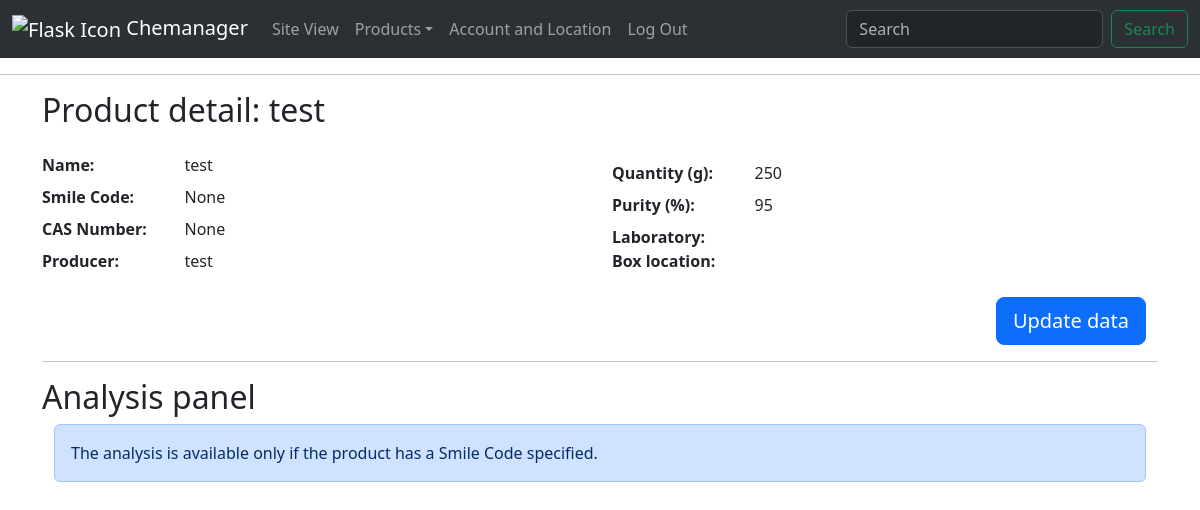
Before: /detail/17 (signed in) with the older database file.
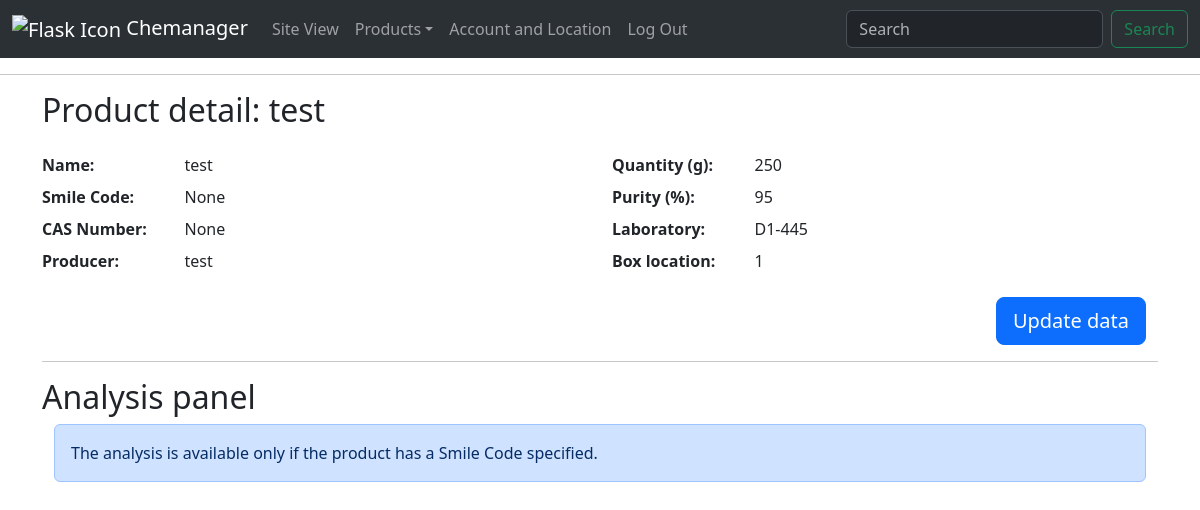
After: the same page with the newer database file.
### chemanager/models.py (models this page shows, shortened)
class Product(models.Model):
    id = models.AutoField(primary_key=True)
    smile = models.TextField(blank=True, null=True)
    name = models.CharField(max_length=100)
    quantity = models.DecimalField(
        max_digits=10, decimal_places=3, help_text="Quantity available in g"
    )
    purity = models.DecimalField(
        max_digits=4, decimal_places=1, null=True, help_text="in %"
    )
    cas_number = models.CharField(max_length=50, null=True)
    producer = models.CharField(max_length=200, null=True)
    location = models.ForeignKey(
        Box, on_delete=models.SET_NULL, related_name="products", null=True
    )
    creation_date = models.DateTimeField(auto_now_add=True)
    update_date = models.DateTimeField(auto_now=True)
    favorites = models.ManyToManyField(
        User, related_name="favorite_products", blank=True
    )

class Box(models.Model):
    lab = models.ForeignKey(Laboratory, on_delete=models.CASCADE, related_name="boxes")
    box_number = models.CharField(max_length=50)

class Laboratory(models.Model):
    id = models.AutoField(primary_key=True)
    lab_number = models.CharField(max_length=20, unique=True)
    def __str__(self):
        return self.lab_number

### chemanager/views.py (the view)
# urls.py: path("detail/<int:id>", views.detail, name="detail"),
@login_required
def detail(request, id):
    try:
        product = Product.objects.get(id=id)
    except ObjectDoesNotExist:
        messages.error(request, "The product you tried to get does not exist")
        return HttpResponseRedirect(reverse("inventory"))
    quantity = "{:.3f}".format(float(product.quantity)).rstrip("0").rstrip(".")
    purity = (
        "{:.1f}".format(float(product.purity)).rstrip("0").rstrip(".")
        if product.purity
        else 0
    )
    laboratories = Laboratory.objects.all().order_by("lab_number")
    if product.smile:
        smile = product.smile
        mol = Chem.MolFromSmiles(smile)
        mol_weight = round(Descriptors.MolWt(mol), 3)
        logp = round(Descriptors.MolLogP(mol), 3)
        hdonors = Descriptors.NumHDonors(mol)
        hacceptors = Descriptors.NumHAcceptors(mol)
        img = Draw.MolToImage(mol)
        img_buffer = io.BytesIO()
        img.save(img_buffer, format="PNG")
        img_buffer.seek(0)
        img_data = base64.b64encode(img_buffer.getvalue()).decode("utf-8")
    else:
        mol_weight = 0
        logp = 0
        hdonors = 0
        hacceptors = 0
        img_data = 0
    return render(
        request,
        "chemanager/detail.html",
        {
            "product": product,
            "quantity": quantity,
            "purity": purity,
            "laboratories": laboratories,
            "mol_weight": mol_weight,
            "logp": logp,
            "hdonors": hdonors,
            "hacceptors": hacceptors,
            "img": img_data,
        },
    )

### chemanager/templates/chemanager/detail.html (shortened to what this page needs)
{% extends "chemanager/layout.html" %}
{% load static %}
{% block body %}
<div class="container mb-4">
    <h2 class="page-title">Product detail: <span id="productName" data-productid={{ product.id }}>{{ product.name }}</span></h2>
</div>
<div class="container">
    <div class="row align-items-center">
        <div class="col-md-6">
            <dl class="row">
                <dt class="col-3">Name:</dt>
                <dd class="col-9 data-text">{{ product.name }}</dd>
                <dt class="col-3">Smile Code:</dt>
                <dd class="col-9  data-text">{{ product.smile }}</dd>
                <dt class="col-3">CAS Number:</dt>
                <dd class="col-9  data-text">{{ product.cas_number }}</dd>
                <dt class="col-3">Producer:</dt>
                <dd class="col-9  data-text">{{ product.producer }}</dd>
            </dl>
        </div>
        <div class="col-md-6">
            <dl class="row">
                <dt class="col-3">Quantity (g):</dt>
                <dd class="col-9  data-text">{{ quantity }}</dd>
                <dt class="col-3">Purity (%):</dt>
                <dd class="col-9  data-text">{{ purity }}</dd>
                <dt class="col-3">Laboratory:</dt>
                <dd class="col-9  data-text">{{ product.location.lab }}</dd>
                <dt class="col-3">Box location:</dt>
                <dd class="col-9  data-text">{{ product.location.box_number }}</dd>
            </dl>
        </div>
    </div>
    <div class="container text-end mb-3">
        <button class="btn btn-primary btn-lg text-end updateButton">Update data</button>
    </div>
    <hr>
    <h2 class="page-title">Analysis panel</h2>
     {% if not product.smile %}
    <div class="container">
        <div class="alert alert-primary no-product" role="alert">
            The analysis is available only if the product has a Smile Code specified.
        </div>
    </div>
    {% endif %}
</div>
{% endblock %}

Changed rows visible on the page:
changed Product "test": location.lab (not shown) → "D1-445"; location.box_number (not shown) → "1"
